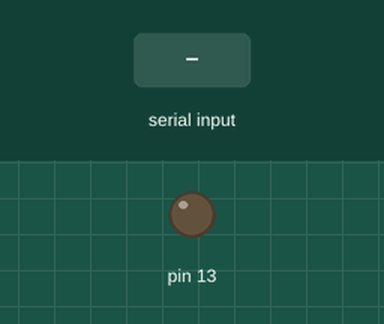
The sketch below on a simulated Arduino Uno, built with avr-gcc and run on an emulated ATmega328P. Shown: output pins drawn as LEDs (lit = HIGH). The inputs (shaded band) are chosen by the test bench. What the sketch prints to the serial monitor is not drawn.

Above: at 1.2 s.
1.3 s: "On" received over Serial
At 3.5 s:
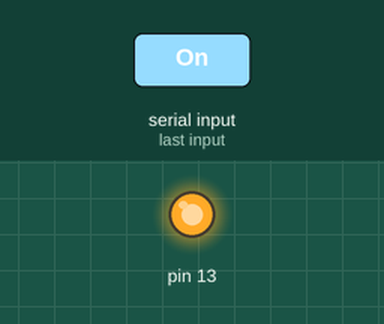
3.8 s: "Off" received over Serial
At 5.5 s:
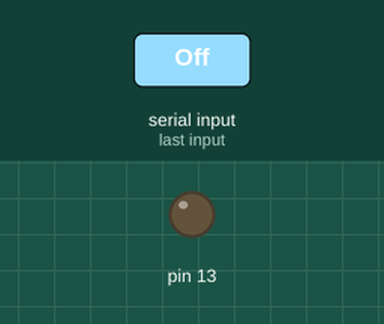
Timing chart, 0 to 7.0 s (numbered marks = the images above; inputs shaded):
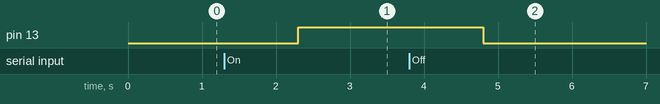

The sketch:

LED_on-off.ino
```cpp
void setup() {

  pinMode(13, OUTPUT);
  Serial.begin(9600);
  Serial.println("Type 'On' to turn on the LED and 'Off' to turn off ");

}

void loop() {

  if (Serial.available()){
    String input = Serial.readString();

    if (input == "On"){
      digitalWrite(13, HIGH);
    } else if (input == "Off"){
      digitalWrite(13, LOW);
    }
  }

}
```

Measured:
- after the input at 1.3 s, pin 13: LOW → HIGH after 1.0 s
- after the input at 3.8 s, pin 13: HIGH → LOW after 1.0 s
